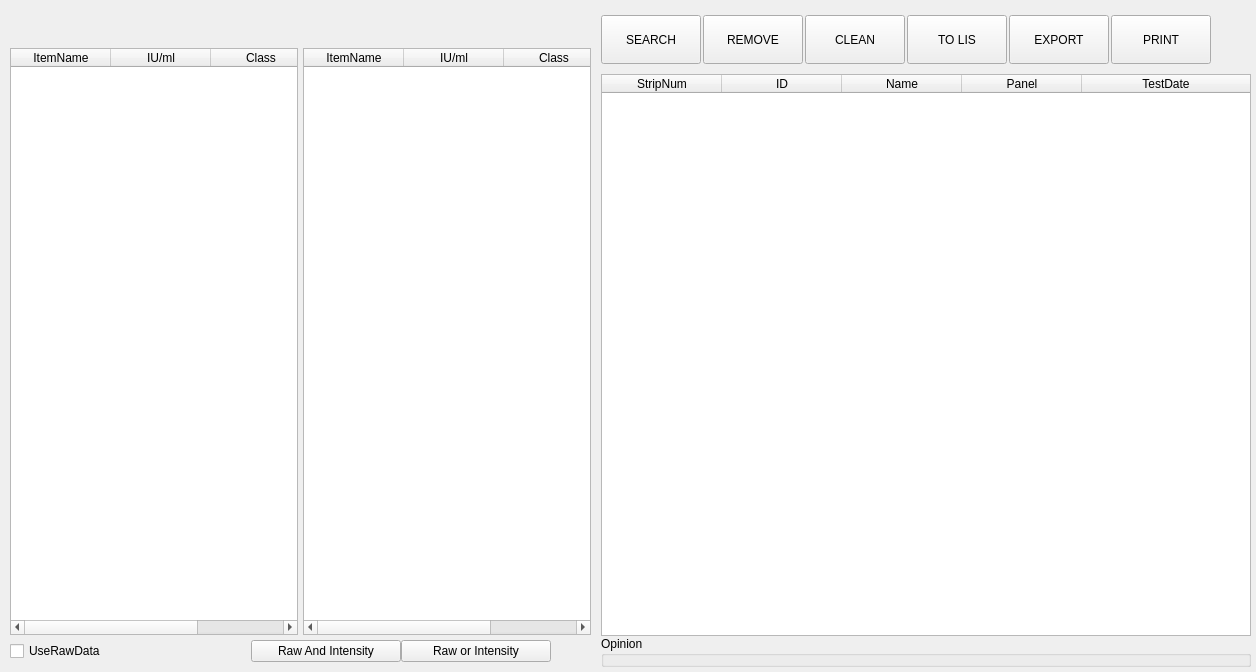
<?xml version="1.0" encoding="UTF-8"?>
<ui version="4.0">
 <class>ResultView</class>
 <widget class="QWidget" name="ResultView">
  <property name="geometry">
   <rect>
    <x>0</x>
    <y>0</y>
    <width>1256</width>
    <height>672</height>
   </rect>
  </property>
  <layout class="QGridLayout" name="gridLayout_3">
   <property name="leftMargin">
    <number>5</number>
   </property>
   <property name="topMargin">
    <number>5</number>
   </property>
   <property name="rightMargin">
    <number>5</number>
   </property>
   <property name="bottomMargin">
    <number>5</number>
   </property>
   <property name="spacing">
    <number>5</number>
   </property>
   <item row="1" column="0" colspan="2">
    <layout class="QGridLayout" name="gridLayout">
     <property name="leftMargin">
      <number>5</number>
     </property>
     <property name="topMargin">
      <number>5</number>
     </property>
     <property name="rightMargin">
      <number>5</number>
     </property>
     <property name="bottomMargin">
      <number>5</number>
     </property>
     <property name="spacing">
      <number>5</number>
     </property>
     <item row="2" column="0" colspan="4">
      <layout class="QHBoxLayout" name="horizontalLayout">
       <item>
        <widget class="TableExcelStyleWidget" name="tableStripList1">
         <property name="editTriggers">
          <set>QAbstractItemView::NoEditTriggers</set>
         </property>
         <attribute name="horizontalHeaderDefaultSectionSize">
          <number>100</number>
         </attribute>
         <attribute name="horizontalHeaderStretchLastSection">
          <bool>true</bool>
         </attribute>
         <attribute name="verticalHeaderVisible">
          <bool>false</bool>
         </attribute>
         <column>
          <property name="text">
           <string>ItemName</string>
          </property>
         </column>
         <column>
          <property name="text">
           <string>IU/ml</string>
          </property>
         </column>
         <column>
          <property name="text">
           <string>Class</string>
          </property>
         </column>
        </widget>
       </item>
       <item>
        <widget class="TableExcelStyleWidget" name="tableStripList2">
         <property name="editTriggers">
          <set>QAbstractItemView::NoEditTriggers</set>
         </property>
         <attribute name="horizontalHeaderDefaultSectionSize">
          <number>100</number>
         </attribute>
         <attribute name="horizontalHeaderStretchLastSection">
          <bool>true</bool>
         </attribute>
         <attribute name="verticalHeaderVisible">
          <bool>false</bool>
         </attribute>
         <column>
          <property name="text">
           <string>ItemName</string>
          </property>
         </column>
         <column>
          <property name="text">
           <string>IU/ml</string>
          </property>
         </column>
         <column>
          <property name="text">
           <string>Class</string>
          </property>
         </column>
        </widget>
       </item>
      </layout>
     </item>
     <item row="4" column="0" colspan="4">
      <widget class="QWidget" name="widgetAdminMenu" native="true">
       <property name="maximumSize">
        <size>
         <width>16777215</width>
         <height>30</height>
        </size>
       </property>
       <layout class="QHBoxLayout" name="horizontalLayout_2">
        <property name="spacing">
         <number>0</number>
        </property>
        <property name="leftMargin">
         <number>0</number>
        </property>
        <property name="topMargin">
         <number>0</number>
        </property>
        <property name="rightMargin">
         <number>0</number>
        </property>
        <property name="bottomMargin">
         <number>0</number>
        </property>
        <item>
         <widget class="QCheckBox" name="checkRawData">
          <property name="text">
           <string>UseRawData</string>
          </property>
         </widget>
        </item>
        <item>
         <widget class="QPushButton" name="btnTest">
          <property name="maximumSize">
           <size>
            <width>150</width>
            <height>43</height>
           </size>
          </property>
          <property name="text">
           <string>Raw And Intensity</string>
          </property>
         </widget>
        </item>
        <item>
         <widget class="QPushButton" name="btnTest2">
          <property name="maximumSize">
           <size>
            <width>150</width>
            <height>43</height>
           </size>
          </property>
          <property name="text">
           <string>Raw or Intensity</string>
          </property>
         </widget>
        </item>
        <item>
         <spacer name="adminSpacer">
          <property name="orientation">
           <enum>Qt::Horizontal</enum>
          </property>
          <property name="sizeType">
           <enum>QSizePolicy::Minimum</enum>
          </property>
          <property name="sizeHint" stdset="0">
           <size>
            <width>40</width>
            <height>20</height>
           </size>
          </property>
         </spacer>
        </item>
       </layout>
      </widget>
     </item>
     <item row="1" column="0" colspan="4">
      <widget class="QLabel" name="labelImage">
       <property name="maximumSize">
        <size>
         <width>600</width>
         <height>40</height>
        </size>
       </property>
       <property name="text">
        <string/>
       </property>
       <property name="scaledContents">
        <bool>true</bool>
       </property>
      </widget>
     </item>
     <item row="0" column="0" colspan="4">
      <widget class="QLabel" name="labelPanelName">
       <property name="sizePolicy">
        <sizepolicy hsizetype="Minimum" vsizetype="Minimum">
         <horstretch>0</horstretch>
         <verstretch>0</verstretch>
        </sizepolicy>
       </property>
       <property name="maximumSize">
        <size>
         <width>16777215</width>
         <height>15</height>
        </size>
       </property>
       <property name="text">
        <string/>
       </property>
      </widget>
     </item>
    </layout>
   </item>
   <item row="1" column="2">
    <layout class="QGridLayout" name="gridLayout1">
     <property name="sizeConstraint">
      <enum>QLayout::SetMinimumSize</enum>
     </property>
     <property name="leftMargin">
      <number>0</number>
     </property>
     <property name="topMargin">
      <number>0</number>
     </property>
     <property name="rightMargin">
      <number>0</number>
     </property>
     <property name="bottomMargin">
      <number>0</number>
     </property>
     <property name="spacing">
      <number>0</number>
     </property>
     <item row="0" column="13">
      <layout class="QHBoxLayout" name="horizontalLayout_3">
       <property name="spacing">
        <number>2</number>
       </property>
       <property name="leftMargin">
        <number>0</number>
       </property>
       <property name="topMargin">
        <number>10</number>
       </property>
       <property name="rightMargin">
        <number>0</number>
       </property>
       <property name="bottomMargin">
        <number>10</number>
       </property>
       <item>
        <widget class="CustomImageButtonWidget" name="btnSearch">
         <property name="minimumSize">
          <size>
           <width>100</width>
           <height>49</height>
          </size>
         </property>
         <property name="maximumSize">
          <size>
           <width>100</width>
           <height>49</height>
          </size>
         </property>
         <property name="text">
          <string>SEARCH</string>
         </property>
        </widget>
       </item>
       <item>
        <widget class="CustomImageButtonWidget" name="btnRemove">
         <property name="minimumSize">
          <size>
           <width>100</width>
           <height>49</height>
          </size>
         </property>
         <property name="maximumSize">
          <size>
           <width>100</width>
           <height>49</height>
          </size>
         </property>
         <property name="text">
          <string>REMOVE</string>
         </property>
        </widget>
       </item>
       <item>
        <widget class="CustomImageButtonWidget" name="btnClean">
         <property name="minimumSize">
          <size>
           <width>100</width>
           <height>49</height>
          </size>
         </property>
         <property name="maximumSize">
          <size>
           <width>100</width>
           <height>49</height>
          </size>
         </property>
         <property name="text">
          <string>CLEAN</string>
         </property>
        </widget>
       </item>
       <item>
        <widget class="CustomImageButtonWidget" name="btnInterLockingLIS">
         <property name="minimumSize">
          <size>
           <width>100</width>
           <height>49</height>
          </size>
         </property>
         <property name="maximumSize">
          <size>
           <width>100</width>
           <height>49</height>
          </size>
         </property>
         <property name="text">
          <string>TO LIS</string>
         </property>
        </widget>
       </item>
       <item>
        <widget class="CustomImageButtonWidget" name="btnExport">
         <property name="minimumSize">
          <size>
           <width>100</width>
           <height>49</height>
          </size>
         </property>
         <property name="maximumSize">
          <size>
           <width>100</width>
           <height>49</height>
          </size>
         </property>
         <property name="text">
          <string>EXPORT</string>
         </property>
        </widget>
       </item>
       <item>
        <widget class="CustomImageButtonWidget" name="btnPrint">
         <property name="minimumSize">
          <size>
           <width>100</width>
           <height>49</height>
          </size>
         </property>
         <property name="maximumSize">
          <size>
           <width>100</width>
           <height>49</height>
          </size>
         </property>
         <property name="text">
          <string>PRINT</string>
         </property>
        </widget>
       </item>
       <item>
        <spacer name="horizontalSpacer">
         <property name="orientation">
          <enum>Qt::Horizontal</enum>
         </property>
         <property name="sizeType">
          <enum>QSizePolicy::Minimum</enum>
         </property>
         <property name="sizeHint" stdset="0">
          <size>
           <width>40</width>
           <height>20</height>
          </size>
         </property>
        </spacer>
       </item>
      </layout>
     </item>
     <item row="2" column="3" colspan="12">
      <widget class="QGroupBox" name="groupBox">
       <property name="maximumSize">
        <size>
         <width>16777215</width>
         <height>150</height>
        </size>
       </property>
       <property name="title">
        <string>Opinion</string>
       </property>
       <layout class="QGridLayout" name="gridLayout_2">
        <property name="leftMargin">
         <number>0</number>
        </property>
        <property name="topMargin">
         <number>0</number>
        </property>
        <property name="rightMargin">
         <number>0</number>
        </property>
        <property name="bottomMargin">
         <number>0</number>
        </property>
        <property name="spacing">
         <number>0</number>
        </property>
        <item row="0" column="0">
         <widget class="OpinionSelectWidget" name="widgetComment" native="true"/>
        </item>
       </layout>
      </widget>
     </item>
     <item row="1" column="3" colspan="12">
      <widget class="TableExcelStyleWidget" name="tablePatientList">
       <property name="editTriggers">
        <set>QAbstractItemView::NoEditTriggers</set>
       </property>
       <property name="selectionMode">
        <enum>QAbstractItemView::ExtendedSelection</enum>
       </property>
       <property name="selectionBehavior">
        <enum>QAbstractItemView::SelectRows</enum>
       </property>
       <attribute name="horizontalHeaderDefaultSectionSize">
        <number>120</number>
       </attribute>
       <attribute name="horizontalHeaderStretchLastSection">
        <bool>true</bool>
       </attribute>
       <attribute name="verticalHeaderVisible">
        <bool>false</bool>
       </attribute>
       <column>
        <property name="text">
         <string>StripNum</string>
        </property>
       </column>
       <column>
        <property name="text">
         <string>ID</string>
        </property>
       </column>
       <column>
        <property name="text">
         <string>Name</string>
        </property>
       </column>
       <column>
        <property name="text">
         <string>Panel</string>
        </property>
       </column>
       <column>
        <property name="text">
         <string>TestDate</string>
        </property>
       </column>
      </widget>
     </item>
    </layout>
   </item>
  </layout>
 </widget>
 <customwidgets>
  <customwidget>
   <class>CustomImageButtonWidget</class>
   <extends>QPushButton</extends>
   <header>UIClass/CustomWidget/CustomImageButtonWidget.h</header>
  </customwidget>
  <customwidget>
   <class>TableExcelStyleWidget</class>
   <extends>QTableWidget</extends>
   <header location="global">UIClass/CustomWidget/TableExcelStyleWidget.h</header>
  </customwidget>
  <customwidget>
   <class>OpinionSelectWidget</class>
   <extends>QWidget</extends>
   <header>UIClass/ResultView/SubWidget/OpinionSelectWidget.h</header>
   <container>1</container>
  </customwidget>
 </customwidgets>
 <resources/>
 <connections/>
</ui>
